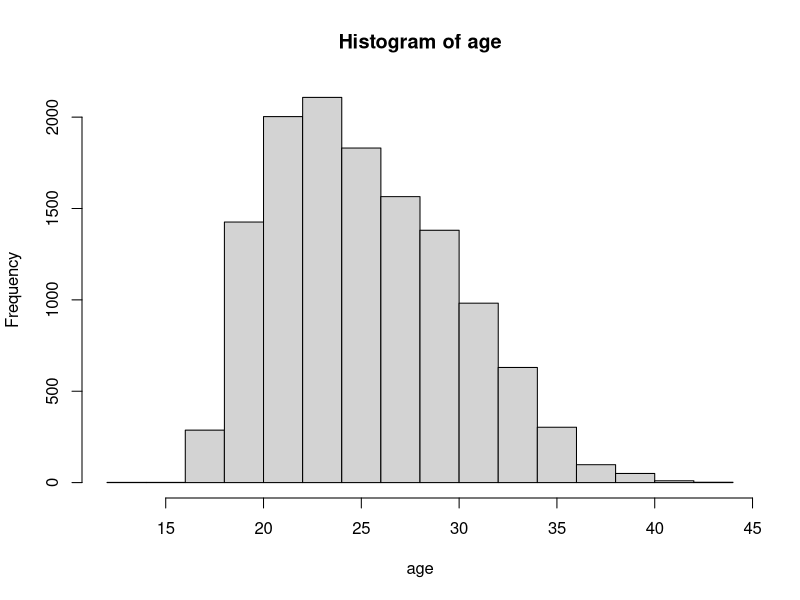

This chart was generated by the following R code:
transfers = read.csv("transfers2.csv", stringsAsFactors=FALSE)
age1 = as.numeric(transfers$Age)
age = c()
for (i in 1:length(age1)) {
	if (!is.na(age1[i])) {
		age = c(age, age1[i])
	}
}
hist(age)

position = transfers$Position

# posCnt holds a count of positions in the data set as follows:
# posCnt[1] holds count of goal keepers
# posCnt[2] holds count of defenders
# posCnt[3] holds count of midfielders (CAM, CDM, LM, RM)
# posCnt[4] holds count of wingers
# posCnt[5] holds count of strikers
posCnt = rep(0, 5) # Counts for each position
for (i in 1:length(position)) {
	if (position[i] == "GK") {
		posCnt[1] = posCnt[1] + 1
	}
	else if (position[i] == "LB" || position[i] == "RB" ||
		position[i] == "CB" || position[i] == "Defender") {
		posCnt[2] = posCnt[2] + 1
	}
	else if (position[i] == "CM" || position[i] == "DM" ||
		position[i] == "AM" || position[i] == "Midfielder") {
		posCnt[3] = posCnt[3] + 1
	}
	else if (position[i] == "LW" || position[i] == "RW" ||
		position[i] == "LM" || position[i] == "RM") {
		posCnt[4] = posCnt[4] + 1
	}
	else if (position[i] == "CF" || position[i] == "Striker" ||
		position[i] == "SS") {
		posCnt[5] = posCnt[5] + 1
	}
	else {
		print(position[i])
	}
}
# posCnt
# sum(posCnt)
# p = table(position)
# p[names(p)==" GK"] # Count of a certain position

# barplot(posCnt, main="Distribution of Positions", 
# 	xlab="Position", ylab="Count")